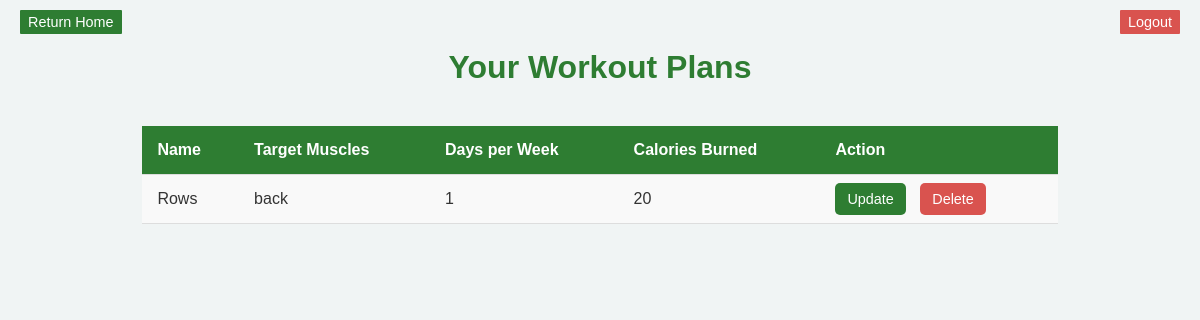
The page /my_workouts/ (signed in) on the database its author committed.
### welcome/models.py (models this page shows)
class WorkoutPlan(models.Model):
    MUSCLE_GROUPS = [
        ('back', 'Back'),
        ('chest', 'Chest'),
        ('biceps', 'Biceps'),
        ('triceps', 'Triceps'),
        ('legs', 'Legs'),
        ('shoulders', 'Shoulders'),
        ('core', 'Core'),
    ]
    user = models.ForeignKey(User, on_delete=models.CASCADE, db_index=True)
    name = models.CharField(max_length=200)
    target_muscles = models.CharField(max_length=20, choices=MUSCLE_GROUPS)
    days_per_week = models.IntegerField()
    calories_burned = models.IntegerField()
    class Meta:
        constraints = [
            models.UniqueConstraint(fields=['user', 'name'], name='unique_user_workout_name')
        ]
        indexes = [
            models.Index(fields=['user', 'target_muscles'], name='user_target_muscle_idx'),
        ]

### welcome/views.py (the view)
# urls.py: path('my_workouts/', views.my_workouts, name='my_workouts'),
@login_required
def my_workouts(request):
    user_id = request.user.id
    with connection.cursor() as cursor:
        cursor.execute("""
            SELECT * FROM welcome_workoutplan WHERE user_id = %s
        """, [user_id])
        rows = cursor.fetchall()
    workout_plans = []
    for row in rows:
        workout_plans.append({
            'id': row[0],
            'name': row[5],
            'target_muscles': row[1],
            'days_per_week': row[2],
            'calories_burned': row[4],
            'user_id': row[3],
        })
    return render(request, 'welcome/my_workouts.html', {'workout_plans': workout_plans})

### welcome/templates/welcome/my_workouts.html (shortened to what this page needs)
<!DOCTYPE html>
<html lang="en">
<head>
</head>
<body>
    <div class="top-buttons">
        <a href="{% url 'welcome' %}" class="button home-button">Return Home</a>
        <a href="{% url 'login' %}" class="button logout-button">Logout</a>
    </div>
    <h1>Your Workout Plans</h1>
    <table>
        <thead>
            <tr>
                <th>Name</th>
                <th>Target Muscles</th>
                <th>Days per Week</th>
                <th>Calories Burned</th>
                <th>Action</th>
            </tr>
        </thead>
        <tbody>
            {% for plan in workout_plans %}
            <tr>
                <td>{{ plan.name }}</td>
                <td>{{ plan.target_muscles }}</td>
                <td>{{ plan.days_per_week }}</td>
                <td>{{ plan.calories_burned }}</td>
                <td>
                    <a href="{% url 'update_workout' plan.id %}" class="update-button">Update</a>
                    <a href="{% url 'delete_workout' plan.id %}" class="delete-button" onclick="return confirm('Are you sure you want to delete this workout?');">Delete</a>
                </td>
            </tr>
            {% empty %}
            <tr>
                <td colspan="4">No workout plans found for the current user.</td>
            </tr>
            {% endfor %}
        </tbody>
    </table>
</body>
</html>

### welcome/templates/welcome/my_workouts.html (style rules this page uses)
body { font-family: Arial, sans-serif; background-color: #f0f4f4; color: #333; text-align: center; padding: 20px; }
h1 { color: #2e7d32; margin-bottom: 40px; }
.top-buttons { position: absolute; width: 100%; top: 10px; left: 0; display: flex; justify-content: space-between; padding: 0 20px; box-sizing: border-box; }
.button { padding: 4px 8px; font-size: 0.9em; border-radius: 1px; text-decoration: none; color: white; cursor: pointer; transition: background-color 0.3s ease; border: none; }
table { width: 80%; margin: 0 auto; border-collapse: collapse; margin-top: 30px; }
th, td { padding: 15px; text-align: left; border-bottom: 1px solid #ddd; }
th { background-color: #2e7d32; color: white; font-weight: bold; }
td { background-color: #f9f9f9; }
.update-button, .delete-button { padding: 8px 12px; color: white; text-decoration: none; border-radius: 5px; font-size: 0.9em; }
.update-button { background-color: #2e7d32; }
.delete-button { background-color: #d9534f; margin-left: 10px; }
.logout-button { background-color: #d9534f; box-shadow: none; }
.home-button { background-color: #2e7d32; }

### rows shown on the page
WorkoutPlan: name "Rows", target_muscles "back", days_per_week "1", calories_burned "20"
